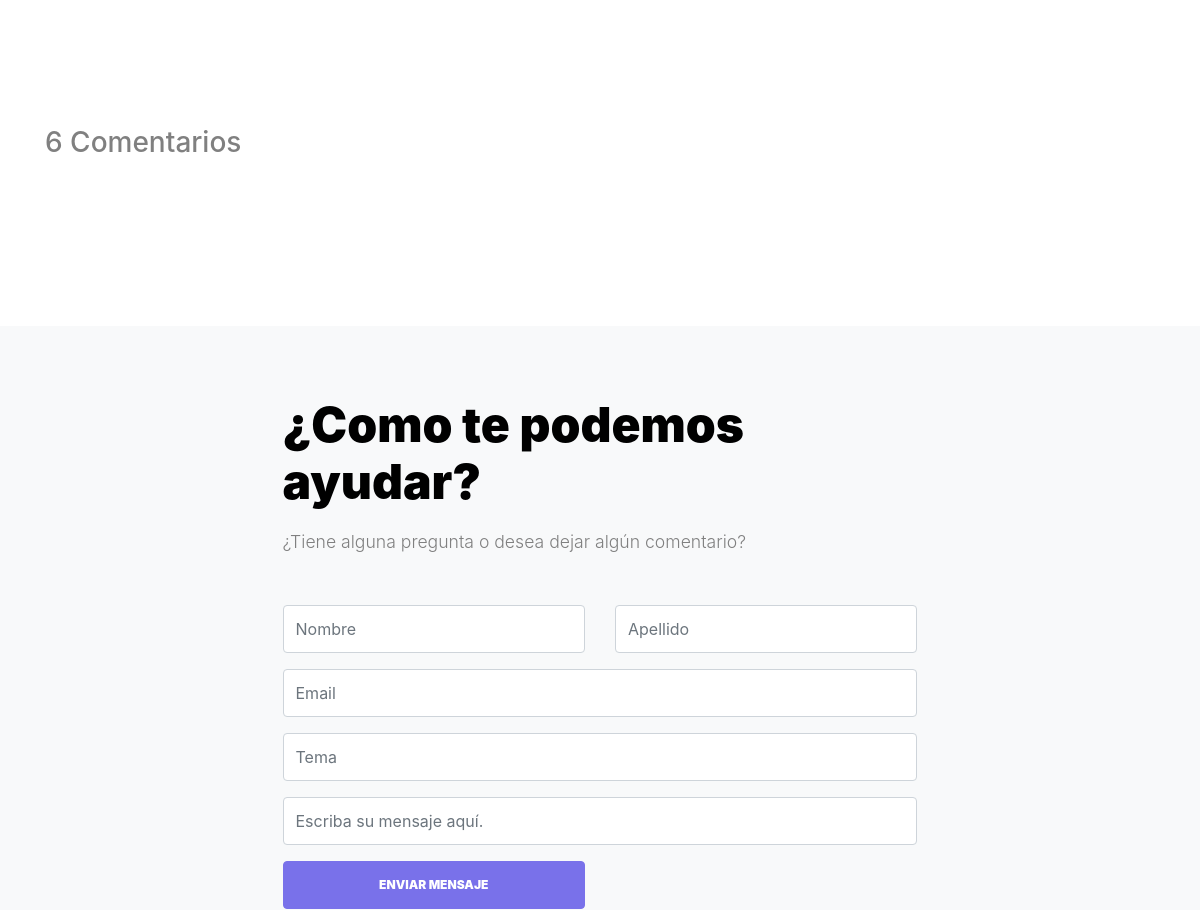
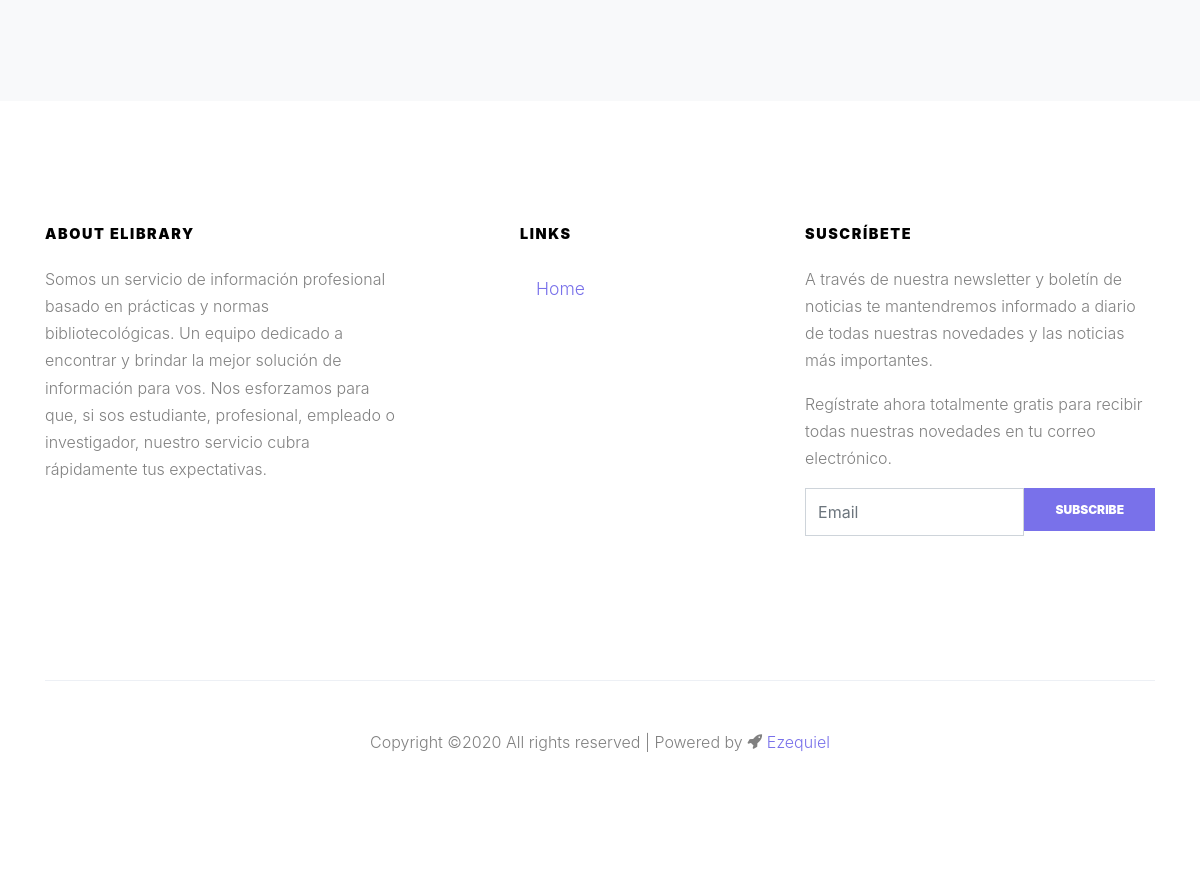
/index.php/welcome/consultas (lower part), run on an earlier commit of the app's database (2 pictures, top to bottom).
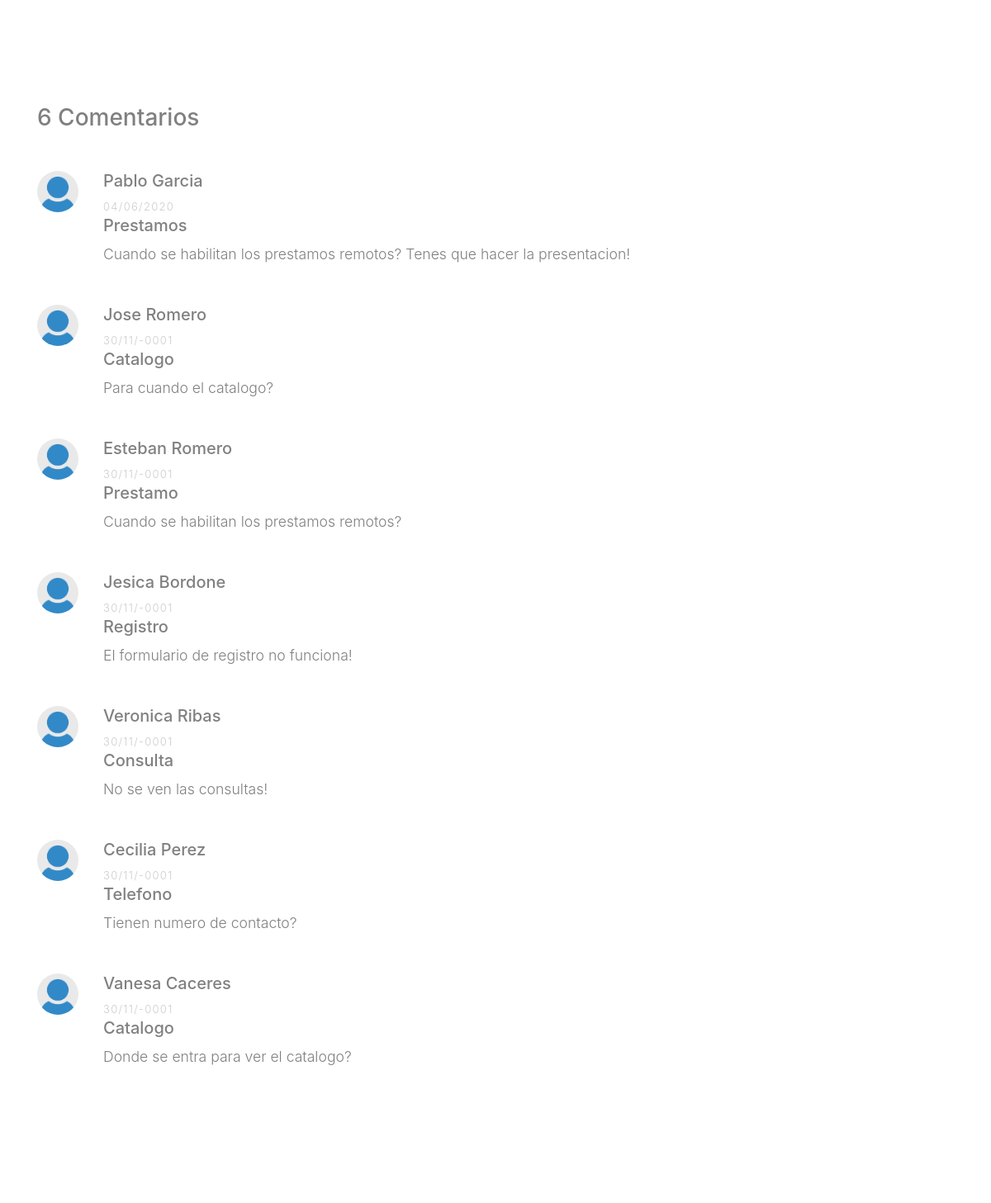
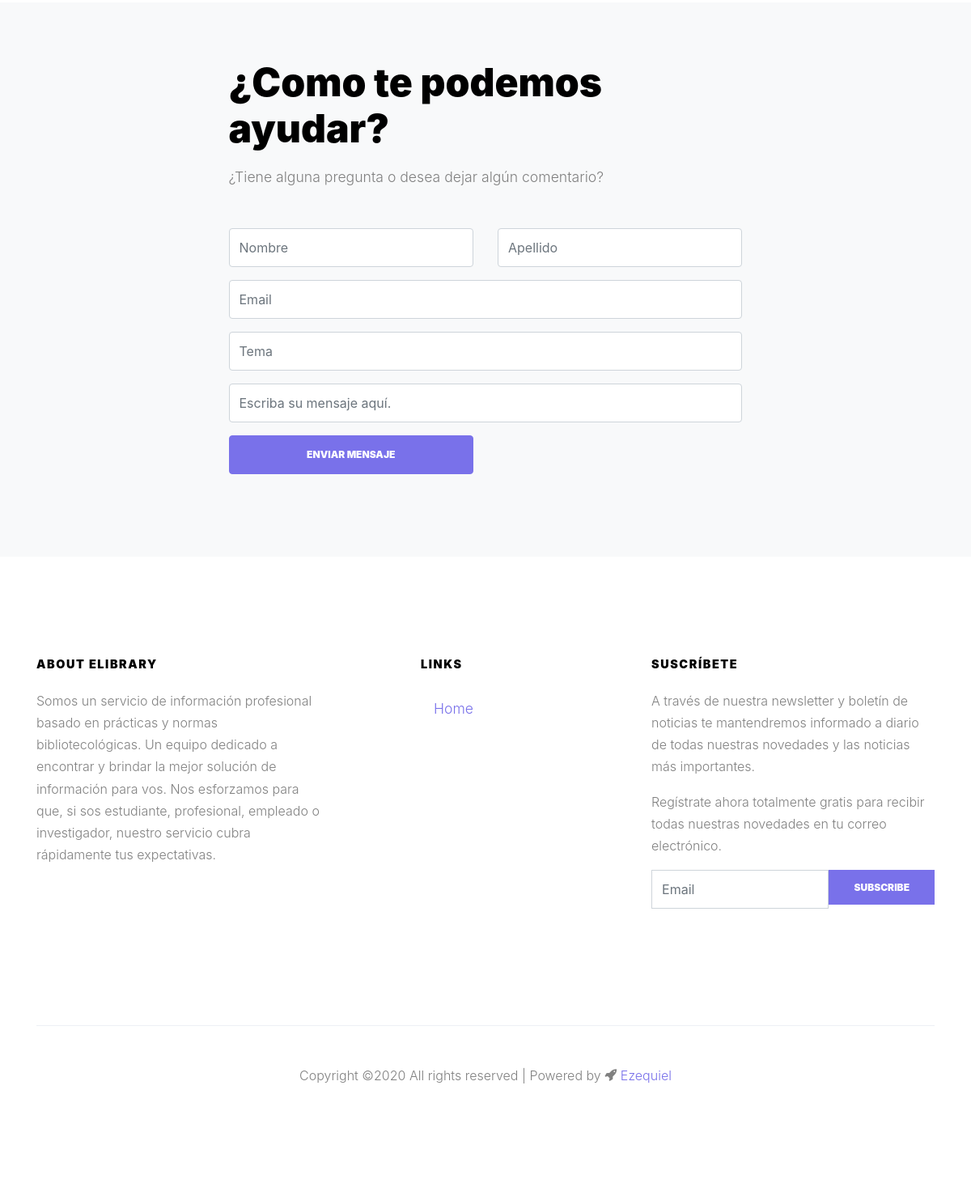
And on a later commit of the database (2 pictures, top to bottom).
### tables this page shows
CREATE TABLE `consultas` (
  `id_consulta` int(11) NOT NULL,
  `nombre` varchar(15) NOT NULL,
  `apellido` varchar(15) NOT NULL,
  `correo` varchar(15) NOT NULL,
  `tema` varchar(15) NOT NULL,
  `consulta` varchar(150) NOT NULL,
  `fecha` date NOT NULL
);

### application/controllers/Welcome.php (called while the page is built, shortened)
<?php
class Welcome extends CI_Controller {
    public function consultas()
	{
        $this->load->model('consulta_model');
        $data['consultas'] = $this->consulta_model->get_consultas();
		$data['titulo']='Consultas';
		$this->load->view('partes/head/header', $data);
		$this->load->view('partes/nav/navbar-consulta');
		$this->load->view('partes/contenido/contact-view');
		$this->load->view('partes/contenido/contact-section', $data);
		$this->load->view('partes/foot/footer-consulta');
    }
}

### index.php (called while the page is built, shortened)
<?php
require_once BASEPATH.'core/CodeIgniter.php';

### application/models/consulta_model.php (called while the page is built, shortened)
<?php
class Consulta_model extends CI_Model
{
	public function get_consultas()
	{
    	$this->db->select('*');
    	$this->db->from('consultas');
    	$this->db->order_by('fecha', 'DESC');
    	$query = $this->db->get();
    	return $query->result();
  	}
}

### application/views/partes/contenido/contact-view.php (the view, shortened to what this page needs)
<div class="site-section">
    <div class="container">
        <div class="row">
            <div class="col-lg-8 mb-5">
                <div class="pt-5" id="CommentSeccion">
                    <br>
                    <h3 class="mb-5">6 Comentarios</h3>
                    <ul class="comment-list">
                        <?php foreach($consultas as $fila) { ?>
                        <li class="comment">
                            <div class="vcard bio">
                                <img src="<?php echo base_url(); ?>/images/unnamed.png" alt="Image placeholder">
                            </div>
                            <div class="comment-body">
                                <h3><?php echo $fila->nombre; ?> <?php echo $fila->apellido; ?></h3>
                                <div class="meta"><?php echo date("d/m/Y", strtotime($fila->fecha)); ?></div>
                                <h5><?php echo $fila->tema; ?></h5>
                                <p><?php echo $fila->consulta; ?></p>
                            </div>
                        </li>
                        <?php } ?>
                    </ul>
                </div>
            </div>
            <div class="col-lg-4 pl-lg-5">
            </div>
        </div>
    </div>
</div>

### application/views/partes/head/header.php (shortened to what this page needs)
<!DOCTYPE html>
<html lang="en">
	<head>
    	<link rel="stylesheet" href="<?php echo base_url(); ?>/fonts/icomoon/style.css">
    	<link rel="stylesheet" href="<?php echo base_url(); ?>/css/bootstrap.min.css">
    	<link rel="stylesheet" href="<?php echo base_url(); ?>/css/jquery-ui.css">
    	<link rel="stylesheet" href="<?php echo base_url(); ?>/css/owl.carousel.min.css">
    	<link rel="stylesheet" href="<?php echo base_url(); ?>/css/owl.theme.default.min.css">
    	<link rel="stylesheet" href="<?php echo base_url(); ?>/css/jquery.fancybox.min.css">
    	<link rel="stylesheet" href="<?php echo base_url(); ?>/css/bootstrap-datepicker.css">
    	<link rel="stylesheet" href="<?php echo base_url(); ?>/fonts/flaticon/font/flaticon.css">
    	<link rel="stylesheet" href="<?php echo base_url(); ?>/css/aos.css">
    	<link rel="stylesheet" href="<?php echo base_url(); ?>/css/style.css">
	</head>
	<body data-spy="scroll" data-target=".site-navbar-target" data-offset="300">
        <div class="site-wrap">

### application/views/partes/contenido/contact-section.php (shortened to what this page needs)
<div class="site-section bg-light" id="contact-section">
<div class="container">
<div class="row justify-content-center">
<div class="col-md-7">
    <h2 class="section-title mb-3">¿Como te podemos ayudar?</h2>
    <p class="mb-5">¿Tiene alguna pregunta o desea dejar algún comentario?</p>
    <div data-aos="fade" role="form">
		<?php echo form_open ('consulta_controller/valido_consulta', ['class' => 'form-group', 'role' => 'form', 'id' => 'form_registro']); ?>
		<fieldset>
			<div class="form-group row">
        	    <div class="col-md-6 mb-3 mb-lg-0">
					<?php echo form_input (['name' => "nombre",
											'id' => "nombre",
											'type' => "text",
                                            'class' => "form-control",
                                            'required'=>'required',
											'placeholder' => "Nombre",
											'value' => set_value('nombre')]); ?>
        	    </div>
        	    <div class="col-md-6">
					<?php echo form_input (['name' => "apellido",
											'id' => "apellido",
											'type' => "text",
                                            'class' => "form-control",
                                            'required'=>'required',
											'placeholder' => "Apellido",
											'value' => set_value('apellido')]); ?>
        	    </div>
        	</div>
        	<div class="form-group row">
        	    <div class="col-md-12">
					<?php echo form_input (['name' => "correo",
											'id' => "correo",
											'type' => "email",
											'class' => "form-control",
											'required'=>'required',
											'placeholder' => "Email",
											'value' => set_value('correo')]); ?>
        	    </div>
        	</div>
			<div class="form-group row">
        	    <div class="col-md-12">
					<?php echo form_input (['name' => "tema",
											'id' => "tema",
											'type' => "text",
											'class' => "form-control",
											'required'=>'required',
											'placeholder' => "Tema",
											'value' => set_value('tema')]); ?>
        	    </div>
        	</div>
        	<div class="form-group row">
        	    <div class="col-md-12">
					<?php echo form_input (['name' => "consulta",
											'id' => "consulta",
											'type' => "text",
                                            'class' => "form-control",
                                            'rows' => '3',
											'required'=>'required',
											'placeholder' => "Escriba su mensaje aquí.",
											'value' => set_value('consulta')]); ?>
        	    </div>
        	</div>
        	<div class="form-group row">
        	    <div class="col-md-6">
					<?php echo form_submit ('submit', 'Enviar Mensaje',"class='btn btn-primary btn-block'"); ?>
        	    </div>
        	</div>
			<?php echo form_close();?>
    </div>
</div>
</div>
</div>
</div>

### application/views/partes/foot/footer-consulta.php (shortened to what this page needs)
    <footer class="footer-section bg-white">
        <div class="container">
            <div class="row">
                <div class="col-md-4">
                    <h3>About ELibrary</h3>
                    <p>Somos un servicio de información profesional basado en prácticas y normas bibliotecológicas. Un equipo dedicado a encontrar y brindar la mejor solución de información para vos. Nos esforzamos para que, si sos estudiante, profesional, empleado o investigador, nuestro servicio cubra rápidamente tus expectativas.</p>
                </div>
                <div class="col-md-3 ml-auto">
                    <h3>Links</h3>
                    <ul class="list-unstyled footer-links">
                        <li><a href="#home-section" class="nav-link">Home</a></li>
                    </ul>
                </div>
                <div class="col-md-4">
                    <h3>Suscríbete</h3>
                    <p>A través de nuestra newsletter y boletín de noticias te mantendremos informado a diario de todas nuestras novedades y las noticias más importantes.</p>
                    <p>Regístrate ahora totalmente gratis para recibir todas nuestras novedades en tu correo electrónico.</p>
                    <form action="#" class="footer-subscribe">
                        <div class="d-flex mb-5">
                            <input type="text" class="form-control rounded-0" placeholder="Email">
                            <input type="submit" class="btn btn-primary rounded-0" value="Subscribe">
                        </div>
                    </form>
                </div>
            </div>
            <div class="row pt-5 mt-5 text-center">
                <div class="col-md-12">
                    <div class="border-top pt-5">
                        <p>
                            Copyright &copy;<script>document.write(new Date().getFullYear());</script> All rights reserved | Powered by <i class="icon-rocket" aria-hidden="true"></i> <a href="#" target="_blank" >Ezequiel</a>
                        </p>
                    </div>
                </div>
            </div>
        </div>
    </footer>
</div>
</body>
</html>

### css/style.css (style rules this page uses)
body { line-height: 1.7; color: gray; font-weight: 300; font-size: 1.1rem; }
a { -webkit-transition: .3s all ease; -o-transition: .3s all ease; transition: .3s all ease; }
h1, h2, h3, h4, h5, .h1, .h2, .h3, .h4, .h5 { font-family: "Muli", -apple-system, BlinkMacSystemFont, "Segoe UI", Roboto, "Helvetica Neue", Arial, sans-serif, "Apple Color Emoji", "Segoe UI Emoji", "Segoe UI Symbol", "Noto Color Emoji"; }
.site-wrap:before { display: none; -webkit-transition: .3s all ease-in-out; -o-transition: .3s all ease-in-out; transition: .3s all ease-in-out; background: rgba(0, 0, 0, 0.6); content: ""; position: absolute; z-index: 2000; top: 0; left: 0; right: 0; bottom: 0; opacity: 0; visibility: hidden; }
.btn { text-transform: uppercase; font-size: 12px; font-weight: 900; padding: 14px 30px; }
.form-control { height: 48px; font-family: "Muli", -apple-system, BlinkMacSystemFont, "Segoe UI", Roboto, "Helvetica Neue", Arial, sans-serif, "Apple Color Emoji", "Segoe UI Emoji", "Segoe UI Symbol", "Noto Color Emoji"; }
.site-section { padding: 2.5em 0; }
@media (min-width: 768px) { .site-section { padding: 5em 0; } }
.border-top { border-top: 1px solid #edf0f5 !important; }
.site-section { padding: 4em 0; position: relative; }
.section-title { font-size: 3rem; color: #000; margin-bottom: 1.8rem; font-weight: 900; }
.footer-section { padding: 7em 0; background-color: #fafafa; }
.footer-section p { font-size: 1rem; }
.footer-section h3 { font-size: .9rem; letter-spacing: .1rem; text-transform: uppercase; color: #000; margin-bottom: 1.5rem; font-weight: 900; }
.footer-section .footer-links li { margin-bottom: 10px; }
.footer-subscribe .btn { height: 43px; line-height: 1; }
.comment-list { padding: 0; margin: 0; }
.comment-list li { padding: 0; margin: 0 0 30px 0; float: left; width: 100%; clear: both; list-style: none; }
.comment-list li .vcard { width: 80px; float: left; }
.comment-list li .vcard img { width: 50px; border-radius: 50%; }
.comment-list li .comment-body { float: right; width: calc(100% - 80px); }
.comment-list li .comment-body h3 { font-size: 20px; }
.comment-list li .comment-body .meta { text-transform: uppercase; font-size: 13px; letter-spacing: .1em; color: #ccc; }

What changed in the data, as far as the page shows it:
added consultas: nombre "Pablo", apellido "Garcia", fecha "04/06/2020", tema "Prestamos", consulta "Cuando se habilitan los prestamos remotos? Tenes que hacer la presentacion!"
added consultas: nombre "Jose", apellido "Romero", fecha "30/11/-0001", tema "Catalogo", consulta "Para cuando el catalogo?"
added consultas: nombre "Esteban", apellido "Romero", fecha "30/11/-0001", tema "Prestamo", consulta "Cuando se habilitan los prestamos remotos?"
added consultas: nombre "Jesica", apellido "Bordone", fecha "30/11/-0001", tema "Registro", consulta "El formulario de registro no funciona!"
added consultas: nombre "Veronica", apellido "Ribas", fecha "30/11/-0001", tema "Consulta", consulta "No se ven las consultas!"
added consultas: nombre "Cecilia", apellido "Perez", fecha "30/11/-0001", tema "Telefono", consulta "Tienen numero de contacto?"
added consultas: nombre "Vanesa", apellido "Caceres", fecha "30/11/-0001", tema "Catalogo", consulta "Donde se entra para ver el catalogo?"
